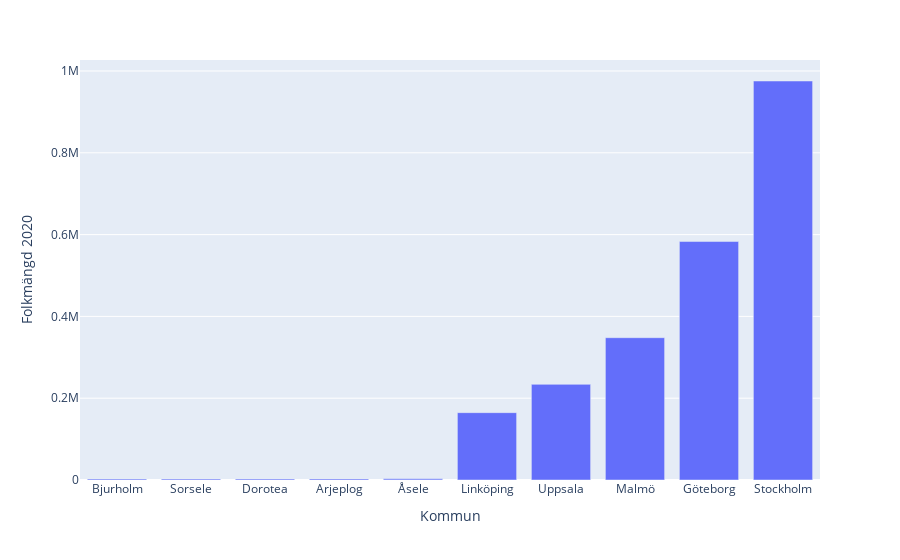

The notebook cell this image was saved under:
### Code cell
import plotly_express as px
smalest_cities = df.sort_values("Folkmängd 2020").tail(5)
largest_cities = df.sort_values("Folkmängd 2020").head(5)
s_l_citites = pd.concat([largest_cities, smalest_cities])
fig= px.bar(s_l_citites, x= "Kommun", y= "Folkmängd 2020")
fig.show()

### Figure 1 — Plotly figure (JSON) as saved in the notebook; plotly's stock layout.template omitted (floating-point values rounded to 4 significant figures)
{"data": [{"alignmentgroup": "True", "hovertemplate": "Kommun=%{x}<br>Folkmängd 2020=%{y}<extra></extra>", "legendgroup": "", "marker": {"color": "#636efa", "pattern": {"shape": ""}}, "name": "", "offsetgroup": "", "orientation": "v", "showlegend": false, "textposition": "auto", "type": "bar", "x": ["Bjurholm", "Sorsele", "Dorotea", "Arjeplog", "Åsele", "Linköping", "Uppsala", "Malmö", "Göteborg", "Stockholm"], "xaxis": "x", "y": [2387, 2442, 2498, 2718, 2805, 164616, 233839, 347949, 583056, 975551], "yaxis": "y"}], "layout": {"barmode": "relative", "legend": {"tracegroupgap": 0}, "margin": {"t": 60}, "xaxis": {"anchor": "y", "domain": [0, 1], "title": {"text": "Kommun"}}, "yaxis": {"anchor": "x", "domain": [0, 1], "title": {"text": "Folkmängd 2020"}}}}
